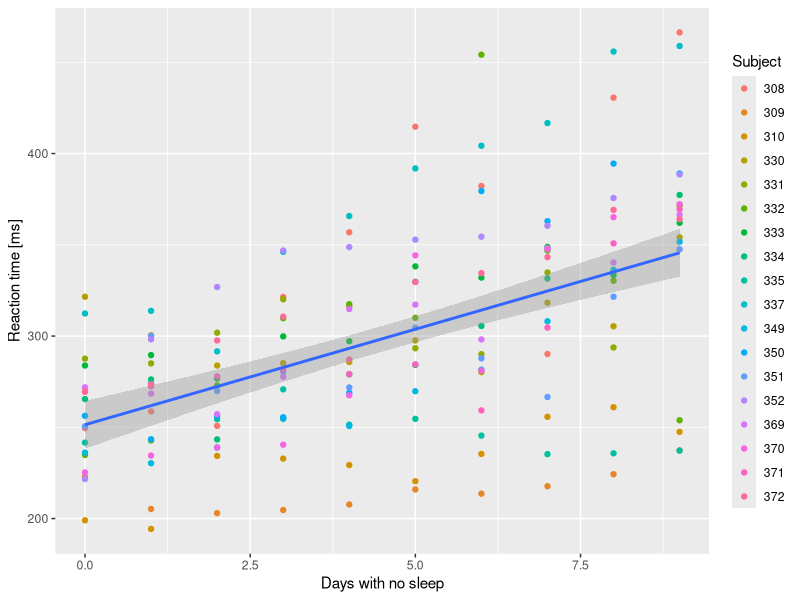
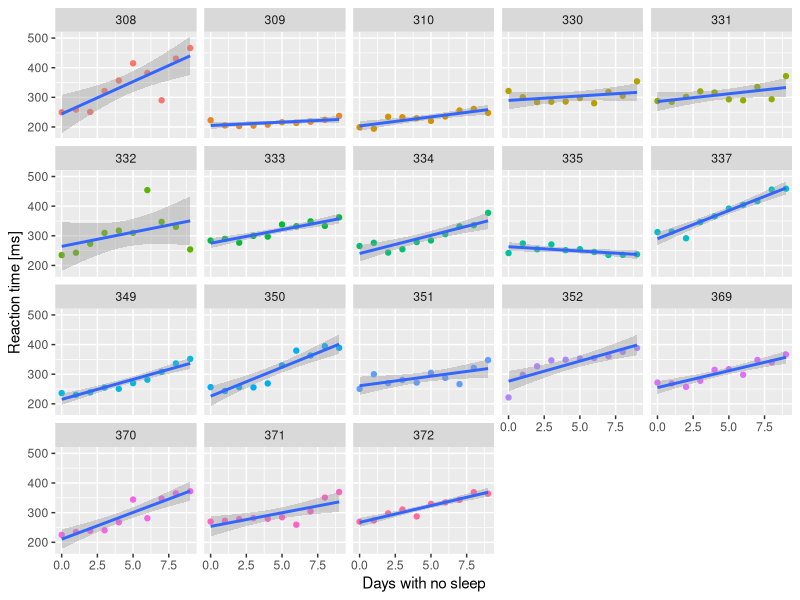
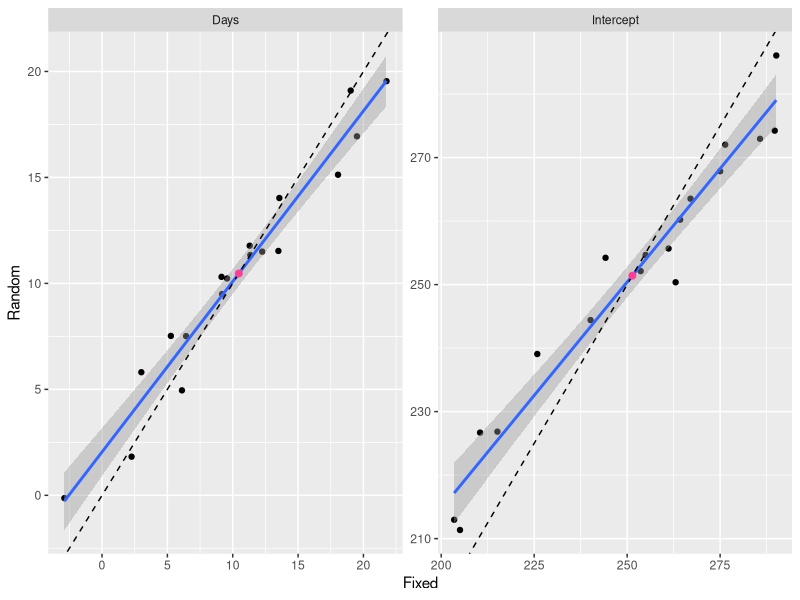

Source code (R) for these figures, in order: (Note: this script raises an error after producing the figures.)
## ---- chunk 1
# set eval = FALSE in the following line to make handout
lab.eval=FALSE
 # set to 'hide' to produce lab handout.
knitr::opts_chunk$set(echo = TRUE, tidy = TRUE, warning=FALSE, message=FALSE, results= 'hide', fig.show='hide', tidy.opts=list(arrow = TRUE, width.cutoff=60))
library("tidyverse")
library("lme4")
## ---- chunk 2
library("tidyverse")
library("lme4") ## notice conflicts with tidyr
summary(ss.lm <- lm(Reaction ~ Days,sleepstudy))
## ---- chunk 3
ssBase <- ggplot(sleepstudy, aes(x = Days, y = Reaction)) + 
  geom_point(aes(color=Subject)) + 
  scale_color_discrete() + 
  labs(x="Days with no sleep",
       y="Reaction time [ms]")
ssBase + geom_smooth(method="lm")
## ---- chunk 4
# group by subject
ssBase + geom_smooth(method="lm") + facet_wrap(~Subject) + guides(color="none")
# suppress legend because facet labels do the job
## ---- chunk 5
fm1 <- lmList(Reaction ~ Days | Subject, sleepstudy)
cc <- coef(fm1)
cc
## ---- chunk 6

meancc <- sapply(cc, mean)
all.equal(meancc, coef(ss.lm))
## ---- chunk 7
# fit a mixed model
ss.mm <- lmer(Reaction ~ Days + (Days | Subject),
              sleepstudy,REML=FALSE)
## ---- chunk 8
summary(ss.mm)
## ---- chunk 9
knitr::kable(cbind(ranef(ss.mm)$Subject, coef(ss.mm)$Subject))
## ---- chunk 10
shrink <-  data.frame(Random=coef(ss.mm)$Subject, Fixed=cc)
t1 <- shrink %>%
  gather(coefficient, estimate) %>%
  separate(coefficient, c("model","coefficient"), extra = "drop") %>%
  group_by(model) %>%
  mutate(id = row_number()) %>%
  spread(model, estimate)

# phew! that was more work than I expected. 

# make a little dataframe for the average point
meanpoint <- data.frame(coefficient = c("Intercept","Days"),
           Random=fixef(ss.mm),
           Fixed=coef(ss.lm))
# now make the plot ... easier b/c of data manipulation?

ggplot(t1, aes(x = Fixed, y = Random)) +
  geom_point() +
  facet_wrap(~coefficient, scales="free") + 
  geom_smooth(method="lm") + 
  geom_abline(slope=1, intercept=0, linetype=2) + 
  geom_point(data=meanpoint, color="violetred1", size=2)

## ---- chunk 11
data(mice, package = "NRES803data")
mice = filter(mice, sex != "U")
basemouse <- ggplot(mice, aes(x=foot, y=ear)) + 
  geom_point(alpha=0.2) +
  xlab('Foot Length [mm]') + ylab('Ear Length [mm]')
## ---- chunk 12
basemouse + 
  geom_smooth(method="lm") + 
  facet_wrap(~site) +
  labs(caption = 'Ear length vs. foot length in mm at a number of sites in the Northwest of Nebraska for two species of deer mouse.')
## ---- chunk 13

basemouse +
  geom_smooth(aes(group=site), method="lm", se=FALSE) + 
  labs(caption = 'Ear length by foot length with a predicted line for each site. Shading indicates overlapping points.')
## ---- chunk 14
mice.global = lmer(ear ~ foot * species * sex + (foot | site), data = mice)
summary(mice.global)
## ---- chunk 15
mice <- mutate(mice, cfoot = foot - mean(foot),
               cear = ear - mean(ear))
mice.global = lmer(cear ~ cfoot * species * sex + (cfoot | site), data = mice)
## ---- chunk 16
summary(mice.global)
## ---- chunk 17
# install package broom.mixed to get augment methods for lme4 models
rr <- broom.mixed::augment(mice.global)
ggplot(rr, aes(x = .fitted, y = .resid)) + 
    geom_point() + 
    geom_smooth() + 
    geom_hline(yintercept = 0, linetype=2)

# get int and slope for qqline
probs <- c(0.25,0.75)
y <- quantile(rr$.resid, probs, names = FALSE, na.rm = TRUE)
x <- qnorm(probs)
  slope <- diff(y)/diff(x)
  int <- y[1L] - slope * x[1L]
ggplot(rr, aes(sample=.resid)) + 
    geom_qq(size=rel(4)) + 
    geom_abline(intercept = int, slope = slope, linetype = 2, size = 2)

 ggplot(rr, aes(x = .fitted, y = sqrt(abs(.resid)))) + 
    geom_point() + 
    geom_smooth() + 
    geom_hline(yintercept  = 0.822)

## ---- chunk 18
# uncorrelated random effects
mice.1 = lmer(cear ~ cfoot * species * sex + (cfoot -1 | site)+(1 | site), data = mice)
# only random slope
mice.2 = lmer(cear ~ cfoot * species * sex + (cfoot -1 | site), data = mice)
# only random intercept
mice.3 = lmer(cear ~ cfoot * species * sex +(1 | site), data = mice)

aic = sapply(list(mice.global,mice.1,mice.2,mice.3),AIC)
aic <- data.frame(Model=c("Correlated","Uncorrelated","Slope","Intercept"),
                  AIC=format(aic,digits=5)) %>% 
  arrange(AIC)
knitr::kable(aic)
## ---- chunk 19
library("lmerTest") # need to rerun models after loading package to use these functions
mice.1 <- lmer(cear ~ cfoot * species * sex + (cfoot -1 | site)+(1 | site), data = mice)


coefTable = summary(mice.1,                    ddf="Kenward-Roger")$coefficients
## ---- chunk 20
knitr::kable(coefTable,digits=2,caption='Fixed effects coefficients from a global model of mouse ear length. Degrees of freedom from the Kenward-Roger approximation.')
## ---- chunk 21
step(mice.1, ddf = "Satterthwaite")
## ---- chunk 22
mice.final = lmer(cear ~ cfoot + (cfoot - 1 | site) + 
                    (1|site), data = mice)
## ---- chunk 23
summary(mice.final)
## ---- chunk 24
nd <- data.frame(cfoot=seq(min(mice$cfoot),
                           max(mice$cfoot),length=50), 
                 site=factor("42",
                             levels=unique(mice$site)))
# AAAHHH -- have to hack the class of the model
# to get the predict function working! 
# unnecessary if you don't use lmerTest
class(mice.final) <- class(mice.global)
## ---- chunk 25
pred42 <- bind_cols(nd, 
                    cear = predict(mice.final, newdata=nd, re.form =  NULL)) 
ggplot(mice, aes(x=cfoot, y=cear)) + 
  geom_point(alpha=0.2) +
  xlab('Foot Length deviations [mm]') + 
  ylab('Ear Length deviations [mm]') + 
  geom_point(data=filter(mice, site=="42"), alpha=1, color="red") + 
  geom_line(data=pred42, size=2, color="red")
## ---- chunk 26
# get predictions unconditional on random effect
preduc <- cbind(nd, cear=predict(mice.final, newdata = nd, re.form = ~0))
## ---- chunk 27
# make the plot above, but fade out the red line and add unconditional prediction
ggplot(mice, aes(x=cfoot, y=cear)) + 
  geom_point(alpha=0.2) +
  xlab('Foot Length deviations[mm]') + 
  ylab('Ear Length deviations [mm]') + 
  geom_line(data=pred42, size=2, color="red", alpha=0.4) + 
  geom_line(data=preduc, size=2)
